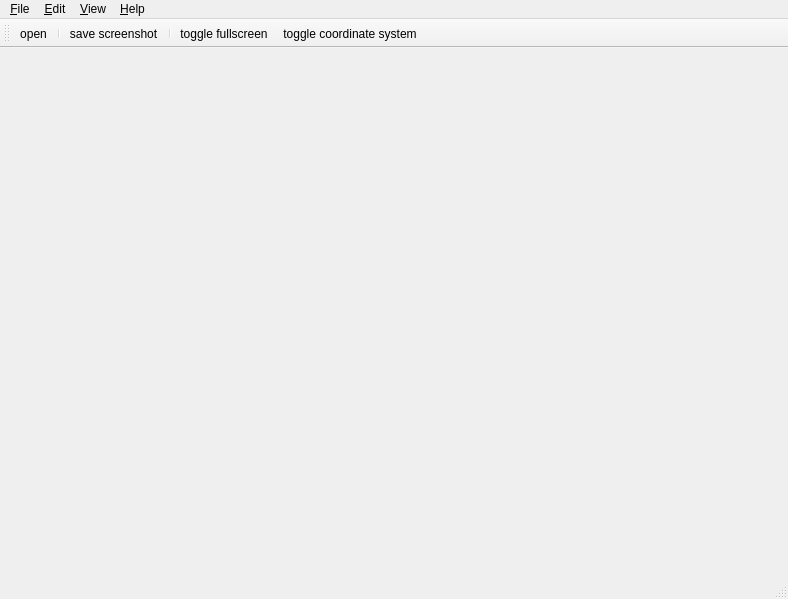
<?xml version="1.0" encoding="UTF-8"?>
<ui version="4.0">
 <class>PtcPlayerBase</class>
 <widget class="QMainWindow" name="PtcPlayerBase">
  <property name="geometry">
   <rect>
    <x>0</x>
    <y>0</y>
    <width>788</width>
    <height>599</height>
   </rect>
  </property>
  <property name="windowTitle">
   <string>Pointcloud Player</string>
  </property>
  <property name="windowIcon">
   <iconset resource="../../../lib/wombatui_qt/resources/wombat.qrc">
    <normaloff>:/icons/24/media-playback-start.png</normaloff>:/icons/24/media-playback-start.png</iconset>
  </property>
  <widget class="QWidget" name="centralwidget">
   <layout class="QVBoxLayout" name="verticalLayout">
    <property name="margin">
     <number>3</number>
    </property>
    <item>
     <widget class="wombat::GLRenderWidget" name="mRenderWidget" native="true">
      <property name="sizePolicy">
       <sizepolicy hsizetype="Preferred" vsizetype="Expanding">
        <horstretch>0</horstretch>
        <verstretch>0</verstretch>
       </sizepolicy>
      </property>
     </widget>
    </item>
    <item>
     <widget class="wombat::QPlaybackControl" name="mPlaybackControl" native="true">
      <property name="sizePolicy">
       <sizepolicy hsizetype="Preferred" vsizetype="Minimum">
        <horstretch>0</horstretch>
        <verstretch>0</verstretch>
       </sizepolicy>
      </property>
      <property name="maximumSize">
       <size>
        <width>16777215</width>
        <height>120</height>
       </size>
      </property>
     </widget>
    </item>
   </layout>
  </widget>
  <widget class="QMenuBar" name="menubar">
   <property name="geometry">
    <rect>
     <x>0</x>
     <y>0</y>
     <width>788</width>
     <height>23</height>
    </rect>
   </property>
   <widget class="QMenu" name="menu_File">
    <property name="title">
     <string>&amp;File</string>
    </property>
    <addaction name="action_open"/>
    <addaction name="separator"/>
    <addaction name="action_file_information"/>
    <addaction name="action_exit"/>
   </widget>
   <widget class="QMenu" name="menu_View">
    <property name="title">
     <string>&amp;View</string>
    </property>
    <addaction name="action_toggle_fullscreen"/>
    <addaction name="action_toggle_coord"/>
    <addaction name="separator"/>
   </widget>
   <widget class="QMenu" name="menu_Help">
    <property name="title">
     <string>&amp;Help</string>
    </property>
    <addaction name="action_about"/>
   </widget>
   <widget class="QMenu" name="menu_Edit">
    <property name="title">
     <string>&amp;Edit</string>
    </property>
    <addaction name="action_save_screenshot"/>
    <addaction name="separator"/>
    <addaction name="action_preferences"/>
   </widget>
   <addaction name="menu_File"/>
   <addaction name="menu_Edit"/>
   <addaction name="menu_View"/>
   <addaction name="menu_Help"/>
  </widget>
  <widget class="QStatusBar" name="statusbar"/>
  <widget class="QToolBar" name="toolBar">
   <property name="windowTitle">
    <string>toolBar</string>
   </property>
   <attribute name="toolBarArea">
    <enum>TopToolBarArea</enum>
   </attribute>
   <attribute name="toolBarBreak">
    <bool>false</bool>
   </attribute>
   <addaction name="action_open"/>
   <addaction name="separator"/>
   <addaction name="action_save_screenshot"/>
   <addaction name="separator"/>
   <addaction name="action_toggle_fullscreen"/>
   <addaction name="action_toggle_coord"/>
  </widget>
  <action name="action_open">
   <property name="icon">
    <iconset resource="../../../lib/wombatui_qt/resources/wombat.qrc">
     <normaloff>:/icons/24/document-open.png</normaloff>:/icons/24/document-open.png</iconset>
   </property>
   <property name="text">
    <string>&amp;open</string>
   </property>
   <property name="shortcut">
    <string>Ctrl+O</string>
   </property>
  </action>
  <action name="action_exit">
   <property name="icon">
    <iconset resource="../../../lib/wombatui_qt/resources/wombat.qrc">
     <normaloff>:/icons/24/system-shutdown.png</normaloff>:/icons/24/system-shutdown.png</iconset>
   </property>
   <property name="text">
    <string>e&amp;xit</string>
   </property>
   <property name="shortcut">
    <string>Ctrl+Q</string>
   </property>
  </action>
  <action name="action_save_screenshot">
   <property name="icon">
    <iconset resource="../../../lib/wombatui_qt/resources/wombat.qrc">
     <normaloff>:/icons/24/image.png</normaloff>:/icons/24/image.png</iconset>
   </property>
   <property name="text">
    <string>save screenshot</string>
   </property>
  </action>
  <action name="action_preferences">
   <property name="text">
    <string>properties</string>
   </property>
   <property name="toolTip">
    <string>preferences</string>
   </property>
  </action>
  <action name="action_about">
   <property name="text">
    <string>about PTC-Player</string>
   </property>
  </action>
  <action name="action_file_information">
   <property name="text">
    <string>file information</string>
   </property>
  </action>
  <action name="action_toggle_fullscreen">
   <property name="checkable">
    <bool>true</bool>
   </property>
   <property name="icon">
    <iconset resource="../../../lib/wombatui_qt/resources/wombat.qrc">
     <normaloff>:/icons/24/view-fullscreen.png</normaloff>:/icons/24/view-fullscreen.png</iconset>
   </property>
   <property name="text">
    <string>toggle fullscreen</string>
   </property>
   <property name="shortcut">
    <string>Ctrl+F</string>
   </property>
  </action>
  <action name="action_toggle_coord">
   <property name="checkable">
    <bool>true</bool>
   </property>
   <property name="icon">
    <iconset resource="../../../lib/wombatui_qt/resources/wombat.qrc">
     <normaloff>:/icons/24/3d.png</normaloff>:/icons/24/3d.png</iconset>
   </property>
   <property name="text">
    <string>toggle coordinate system</string>
   </property>
  </action>
 </widget>
 <customwidgets>
  <customwidget>
   <class>wombat::GLRenderWidget</class>
   <extends>QWidget</extends>
   <header location="global">wombatui_qt/wombatui_qt.h</header>
   <container>1</container>
  </customwidget>
  <customwidget>
   <class>wombat::QPlaybackControl</class>
   <extends>QWidget</extends>
   <header location="global">wombatui_qt/wombatui_qt.h</header>
   <container>1</container>
  </customwidget>
 </customwidgets>
 <resources>
  <include location="../../../lib/wombatui_qt/resources/wombat.qrc"/>
 </resources>
 <connections/>
</ui>
